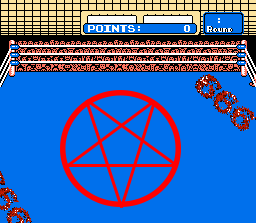

A level layout from a 2D game, rendered from its tile map. Below: a short description, then the map file with tile-grid data replaced by summaries:
An orthogonal 256x223 tile map with 1x1 px tiles, 2 tile layers (Overhead, Tile Layer 1).

<map version="1.0" orientation="orthogonal" renderorder="right-down" width="256" height="223" tilewidth="1" tileheight="1" nextobjectid="1">
 <tileset firstgid="1" name="boxring" tilewidth="1" tileheight="1" tilecount="57088" columns="256">
  <image source="boxing ring.png" width="256" height="223" />
 </tileset>
 <layer name="Overhead" width="256" height="223">
  <data>[57088 cells, 8960 non-empty, 8960 distinct tile ids]</data>
 </layer>
 <layer name="Tile Layer 1" width="256" height="223">
  <data>[57088 cells, 57088 non-empty, 57088 distinct tile ids]</data>
 </layer>
</map>